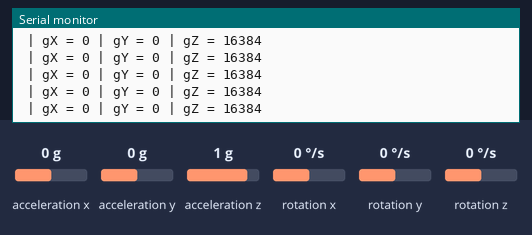
The sketch below on a simulated Arduino Uno, built with avr-gcc and run on an emulated ATmega328P. Parts: the last lines printed to the serial monitor. Wiring (inferred from the names in the program): MPU-6050 motion sensor at I2C address 0x68. Inputs (shaded band) come from the test bench; at power-on: acceleration x 0 g, acceleration y 0 g, acceleration z 1 g, rotation x 0 °/s, rotation y 0 °/s, rotation z 0 °/s. No radio packets arrive unless stated.

Above: at 1.2 s.
1.3 s: acceleration x set to -1.4 g
At 1.9 s:
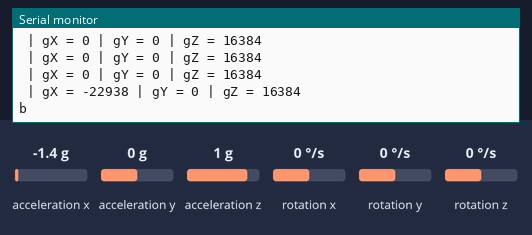
3.9 s: acceleration y set to -1.4 g
At 4.62 s:
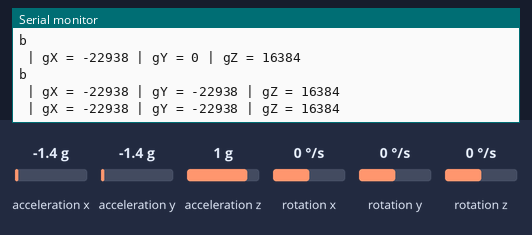
6.9 s: acceleration z set to 0 g
At 6.91 s:
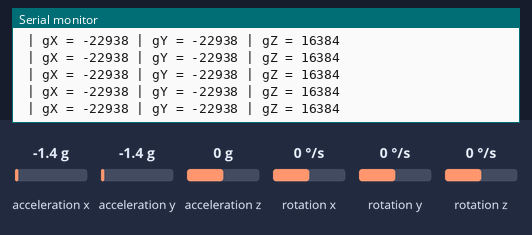
9.9 s: acceleration x set to 0 g
At 10.4 s:
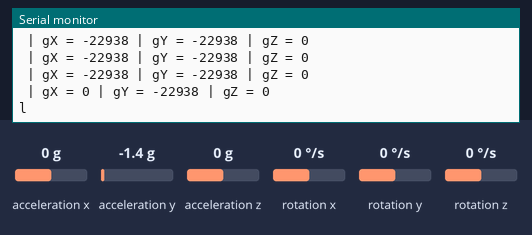
12.6 s: acceleration y set to 0 g
At 13.4 s:
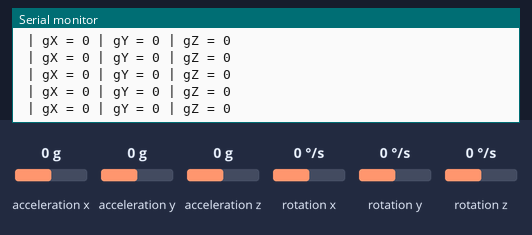
15.6 s: acceleration z set to 0.8 g
At 16.7 s:
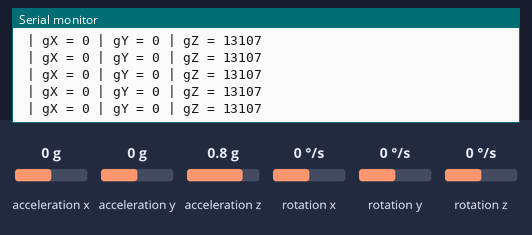
Timing chart, 0 to 18.6 s (numbered marks = the images above; inputs shaded):
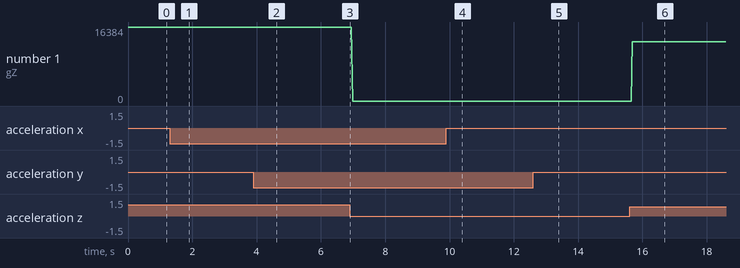

Measured:
- after the input at 1.3 s, the serial monitor: prints a new line after 0.09 s (image 1)
- after the input at 3.9 s, the serial monitor: prints a new line after 0.65 s (image 2)
- after the input at 9.9 s, the serial monitor: prints a new line after 0.11 s (image 4)
- after the input at 12.6 s, the serial monitor: prints a new line after 0.57 s (image 5)
- after the input at 15.6 s, the serial monitor: prints a new line after 0.08 s (image 6)
- plotted number 1: 16384 → 0 after the input at 6.9 s, 0 → 13107 after the input at 15.6 s

The sketch:

sketch_apr12a.ino
```cpp
#include <RH_ASK.h>
// Include dependant SPI Library
#include <SPI.h>
#include "Wire.h" // This library allows you to communicate with I2C devices.

const int MPU_ADDR = 0x68; // I2C address of the MPU-6050. If AD0 pin is set to HIGH, the I2C address will be 0x69.

int16_t gyro_x, gyro_y, gyro_z; // variables for gyro raw data
char tmp_str[7]; // temporary variable used in convert function

char* convert_int16_to_str(int16_t i) { // converts int16 to string. Moreover, resulting strings will have the same length in the debug monitor.
  sprintf(tmp_str, "%6d", i);
  return tmp_str;
}
// Create Amplitude Shift Keying Object
RH_ASK rf_driver;

void setup()
{
    Serial.begin(9600);
  Wire.begin();
  Wire.beginTransmission(MPU_ADDR); // Begins a transmission to the I2C slave (GY-521 board)
  Wire.write(0x6B); // PWR_MGMT_1 register
  Wire.write(0); // set to zero (wakes up the MPU-6050)
  Wire.endTransmission(true); // Initialize ASK Object
    rf_driver.init();
}

void loop()
{
   Wire.beginTransmission(MPU_ADDR);
  Wire.write(0x3B); // starting with register 0x3B (ACCEL_XOUT_H) [MPU-6000 and MPU-6050 Register Map and Descriptions Revision 4.2, p.40]
  Wire.endTransmission(false); // the parameter indicates that the Arduino will send a restart. As a result, the connection is kept active.
  Wire.requestFrom(MPU_ADDR, 8*2, true); // request a total of 8*2=16 registers

  gyro_x = Wire.read()<<8 | Wire.read(); // reading registers: 0x43 (GYRO_XOUT_H) and 0x44 (GYRO_XOUT_L)
  gyro_y = Wire.read()<<8 | Wire.read(); // reading registers: 0x45 (GYRO_YOUT_H) and 0x46 (GYRO_YOUT_L)
  gyro_z = Wire.read()<<8 | Wire.read(); // reading registers: 0x47 (GYRO_ZOUT_H) and 0x48 (GYRO_ZOUT_L)

  Serial.println();
  Serial.print(" | gX = "); Serial.print(gyro_x);
  Serial.print(" | gY = "); Serial.print(gyro_y);
  Serial.print(" | gZ = "); Serial.print(gyro_z);
  Serial.println();

   if(gyro_x>2000 && gyro_y<0 && gyro_y> -9000 && gyro_z>7000)
    {
    const char *msg1 ="f";
    rf_driver.send((uint8_t *)msg1, strlen(msg1));
    rf_driver.waitPacketSent();
    Serial.print("f");
    delay(1000);
    }
    else if(gyro_x<-8000 && gyro_y>-5000 && gyro_y<500 && gyro_z> 7000)
    {
    const char *msg1 ="b";
    rf_driver.send((uint8_t *)msg1, strlen(msg1));
    rf_driver.waitPacketSent();
    Serial.print("b");
    delay(1000);
    }
    else if(gyro_x<1000 && gyro_x>-5000 && gyro_y<-10000 && gyro_z<7000 && gyro_z>-6000)
    {
    const char *msg1 ="l";
    rf_driver.send((uint8_t *)msg1, strlen(msg1));
     rf_driver.waitPacketSent();
    Serial.print("l");
    delay(1000);
    }
    else if(gyro_x>-500 && gyro_y>10000 && gyro_z>2500)
    {
    const char *msg1 ="r";
    rf_driver.send((uint8_t *)msg1, strlen(msg1));
    rf_driver.waitPacketSent();
    Serial.print("r");
    delay(1000);
    }
 }
```
